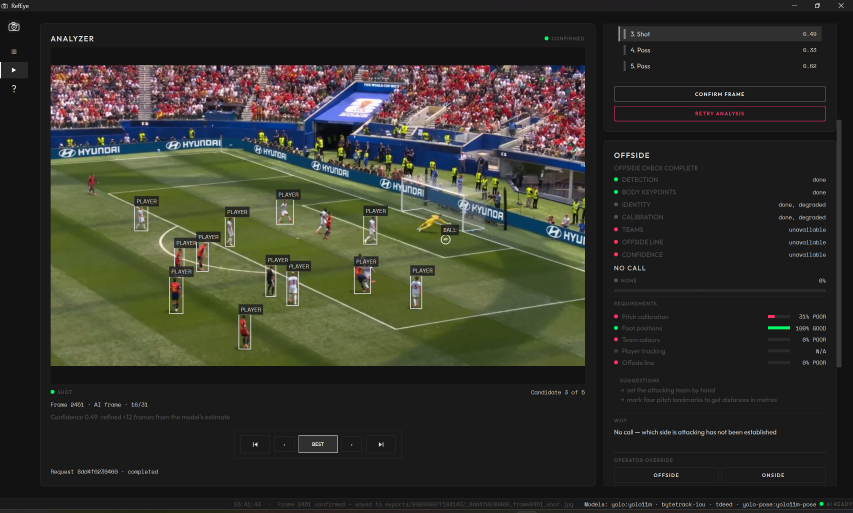
#> input picture data/videos/image.png, 2559 x 1537 px (shown at 1/3 size)
$ python -i scene_cut.py   (imports and definitions only)
#> lines starting #> are read from the running program, lines starting #| are printed output that depends on the picture
#> further down, picture is the input picture: shape (1537, 2559, 3); mean B, G, R 44.2, 52.7, 52.3
"""Camera-cut detection.

Broadcast football is heavily cut: wide play, close-ups, replays, crowd,
graphics. Detecting the cut matters because motion must never be computed
across one (architecture.md section 26) — the ball appears to jump the whole
frame, which would otherwise look like a violent contact event.

Method: colour-histogram correlation between consecutive analysis frames.
Cheap enough to run on every background frame, and robust to the pan/zoom
that would fool a raw pixel-difference approach.
"""

from __future__ import annotations

import cv2
import numpy as np

from core.domain.models import SceneState


class SceneCutDetector:
    def __init__(
        self,
        correlation_threshold: float = 0.60,
        min_frames_between_cuts: int = 4,
        closeup_person_height_ratio: float = 0.55,
    ):
        self._threshold = correlation_threshold
        self._min_gap = min_frames_between_cuts
        self._closeup_ratio = closeup_person_height_ratio

        self._previous_hist: np.ndarray | None = None
        self._frames_since_cut = 0
        self._last_correlation = 1.0

    @property
    def last_correlation(self) -> float:
        return self._last_correlation

    def update(self, image: np.ndarray) -> bool:
        """Returns True when this frame begins a new shot."""
        hist = self._histogram(image)
        self._frames_since_cut += 1

        if self._previous_hist is None:
            self._previous_hist = hist
            return False

        correlation = float(
            cv2.compareHist(self._previous_hist, hist, cv2.HISTCMP_CORREL)
        )
        self._last_correlation = correlation
        self._previous_hist = hist

        # Debounce: a hard cut followed by a fast pan can otherwise register
        # as several cuts in a row and repeatedly reset the trackers.
        if correlation < self._threshold and self._frames_since_cut >= self._min_gap:
            self._frames_since_cut = 0
            return True

        return False

    def classify(self, image: np.ndarray, person_boxes: list) -> SceneState:
        """Coarse shot classification.

        Only `is_closeup` is inferred here (a person filling much of the
        frame height). Replay and graphic detection need broadcaster-specific
        cues, so they are reported as unknown rather than guessed — the
        architecture requires replay behaviour to stay configurable until
        confirmed with the client (section 27).
        """
        height = image.shape[0]
        tallest = 0.0
        for box in person_boxes:
            tallest = max(tallest, (box[3] - box[1]) / max(height, 1))

        is_closeup = tallest >= self._closeup_ratio

        return SceneState(
            is_gameplay=not is_closeup,
            is_replay=False,
            is_closeup=is_closeup,
            has_major_graphic=False,
            confidence=0.5 if is_closeup else 0.7,
        )

    def reset(self) -> None:
        self._previous_hist = None
        self._frames_since_cut = 0

    @staticmethod
    def _histogram(image: np.ndarray) -> np.ndarray:
        # Downscale first: the histogram is scale-invariant, and this keeps
        # the per-frame cost negligible in the continuous background loop.
        small = cv2.resize(image, (160, 90), interpolation=cv2.INTER_AREA)
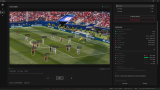
#> small: shape (90, 160, 3); mean B, G, R 44.2, 52.7, 52.3
        hsv = cv2.cvtColor(small, cv2.COLOR_BGR2HSV)
#> hsv: shape (90, 160, 3); mean H, S, V 31.1, 41.6, 57.6
        hist = cv2.calcHist([hsv], [0, 1], None, [32, 32], [0, 180, 0, 256])
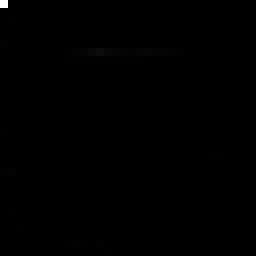
#> hist: shape (32, 32) float32 (shown 8 times larger); min 0, max 8123, mean 14.1; drawn with min black and max white
        cv2.normalize(hist, hist, 0, 1, cv2.NORM_MINMAX)
        return hist

>>> import cv2
>>> picture = cv2.imread('../../data/videos/image.png')
>>> result = SceneCutDetector().update(picture)
#> result = False
